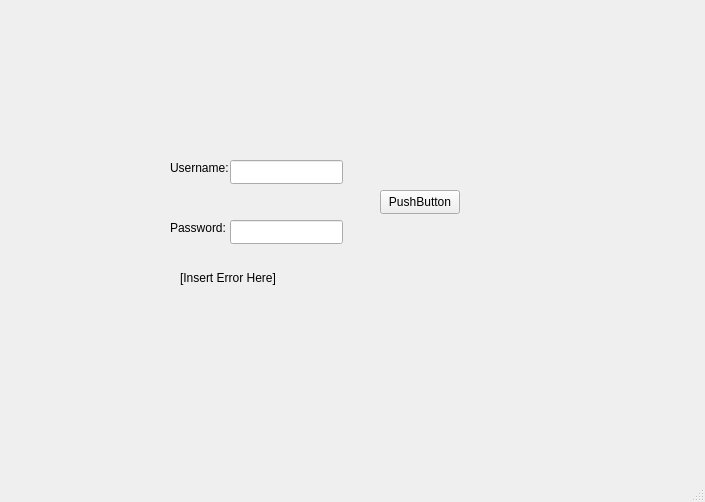
<?xml version="1.0" encoding="UTF-8"?>
<ui version="4.0">
 <class>MainWindow</class>
 <widget class="QMainWindow" name="MainWindow">
  <property name="geometry">
   <rect>
    <x>0</x>
    <y>0</y>
    <width>705</width>
    <height>502</height>
   </rect>
  </property>
  <property name="windowTitle">
   <string>MainWindow</string>
  </property>
  <widget class="QWidget" name="centralwidget">
   <widget class="QPushButton" name="pushButton">
    <property name="geometry">
     <rect>
      <x>380</x>
      <y>190</y>
      <width>80</width>
      <height>24</height>
     </rect>
    </property>
    <property name="text">
     <string>PushButton</string>
    </property>
   </widget>
   <widget class="QLabel" name="Username">
    <property name="geometry">
     <rect>
      <x>170</x>
      <y>160</y>
      <width>91</width>
      <height>16</height>
     </rect>
    </property>
    <property name="text">
     <string>Username: </string>
    </property>
   </widget>
   <widget class="QLabel" name="Password">
    <property name="geometry">
     <rect>
      <x>170</x>
      <y>220</y>
      <width>71</width>
      <height>16</height>
     </rect>
    </property>
    <property name="text">
     <string>Password:</string>
    </property>
   </widget>
   <widget class="QLineEdit" name="TextUser">
    <property name="geometry">
     <rect>
      <x>230</x>
      <y>160</y>
      <width>113</width>
      <height>24</height>
     </rect>
    </property>
   </widget>
   <widget class="QLineEdit" name="TextPass">
    <property name="geometry">
     <rect>
      <x>230</x>
      <y>220</y>
      <width>113</width>
      <height>24</height>
     </rect>
    </property>
   </widget>
   <widget class="QLabel" name="ErrorMessage">
    <property name="geometry">
     <rect>
      <x>180</x>
      <y>270</y>
      <width>171</width>
      <height>16</height>
     </rect>
    </property>
    <property name="text">
     <string>[Insert Error Here]</string>
    </property>
   </widget>
  </widget>
  <widget class="QMenuBar" name="menubar">
   <property name="geometry">
    <rect>
     <x>0</x>
     <y>0</y>
     <width>705</width>
     <height>21</height>
    </rect>
   </property>
  </widget>
  <widget class="QStatusBar" name="statusbar"/>
 </widget>
 <resources/>
 <connections/>
</ui>
